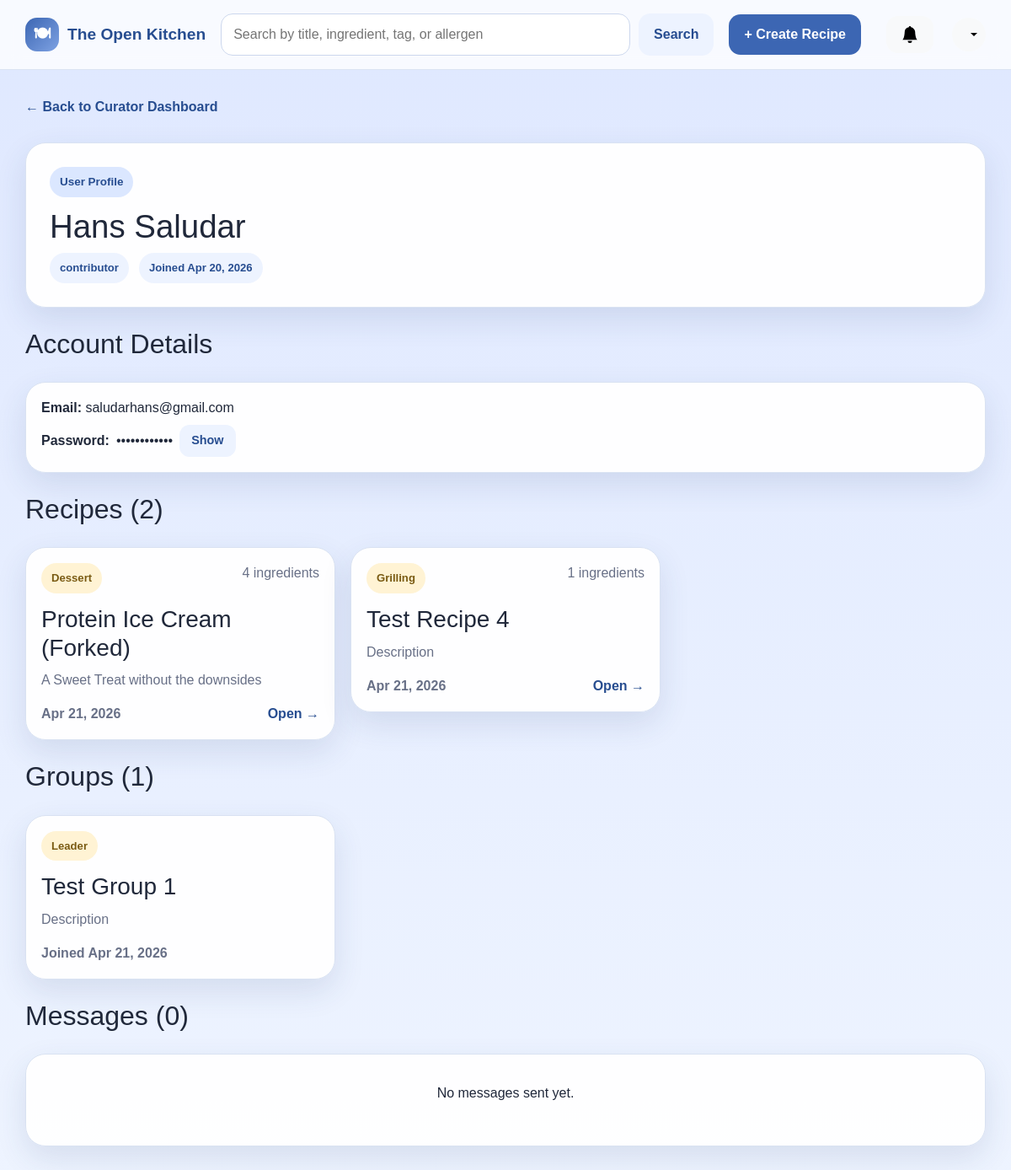
The page /curator/user/3 (signed in) on the database as committed earlier.
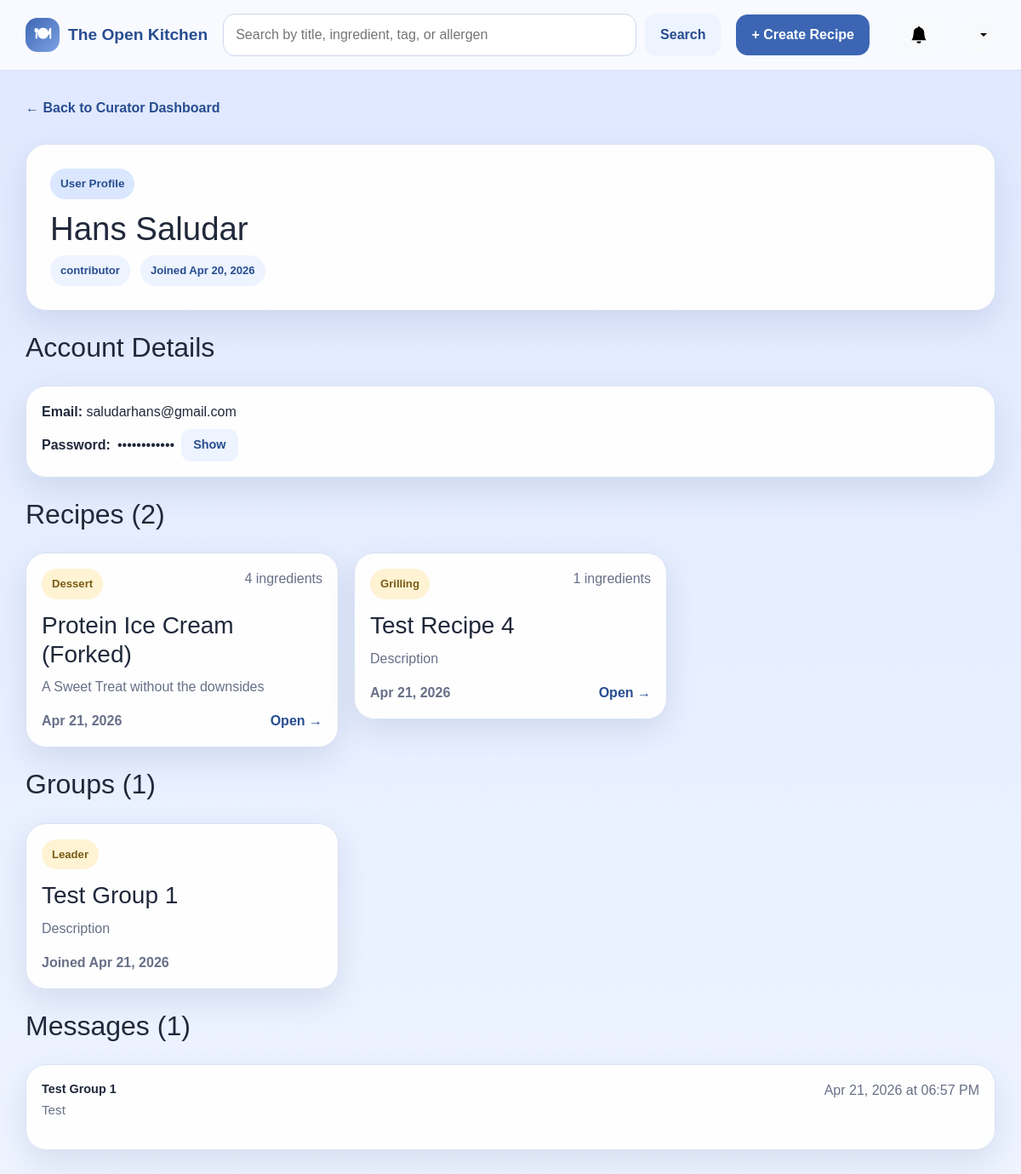
The same page on the database as committed later.
### app/models.py (models this page shows, shortened)
class Category(db.Model):
    __tablename__ = 'categories'
    id = db.Column(db.Integer, primary_key=True)
    name = db.Column(db.String(32), unique=True, nullable=False)

class Recipe(db.Model):
    __tablename__ = 'recipes'
    id = db.Column(db.Integer, primary_key=True)
    authorID = db.Column(db.Integer, db.ForeignKey('users.id'), nullable=False)
    title = db.Column(db.String(150), nullable=False)
    description = db.Column(db.Text, nullable=True)
    instructions = db.Column(db.Text, nullable=False)
    forkedFrom = db.Column(db.Integer, db.ForeignKey('recipes.id'), nullable=True)
    baseServings = db.Column(db.Integer, nullable=False)
    prepTime = db.Column(db.Integer, nullable=True)
    cookTime = db.Column(db.Integer, nullable=True)
    dateCreated = db.Column(db.DateTime, nullable=False, default=datetime.now)
    ingredients = db.relationship('Ingredient', backref='recipe', lazy=True, cascade='all, delete-orphan')
    categories = db.relationship('RecipeCategory', backref='recipe', lazy=True, cascade='all, delete-orphan')
    dietary_tags = db.relationship('RecipeDietaryTag', backref='recipe', lazy=True, cascade='all, delete-orphan')
    allergens = db.relationship('RecipeAllergen', backref='recipe', lazy=True, cascade='all, delete-orphan')

class Group(db.Model):
    __tablename__ = 'groups'
    id = db.Column(db.Integer, primary_key=True)
    leaderID = db.Column(db.Integer, db.ForeignKey('users.id'), nullable=False)
    name = db.Column(db.String(100), nullable=False)
    description = db.Column(db.Text)
    dateCreated = db.Column(db.DateTime, nullable=False)
    members = db.relationship('GroupMember', backref='group', lazy=True)
    messages = db.relationship('GroupMessage', backref='group', lazy=True)

class GroupMember(db.Model):
    __tablename__ = 'group_members'
    id = db.Column(db.Integer, primary_key=True)
    groupID = db.Column(db.Integer, db.ForeignKey('groups.id'), nullable=False)
    userID = db.Column(db.Integer, db.ForeignKey('users.id'), nullable=False)
    dateJoined = db.Column(db.DateTime, nullable=False)
    user = db.relationship('User', backref='memberships', lazy=True)

class GroupMessage(db.Model):
    __tablename__ = 'group_messages'
    id = db.Column(db.Integer, primary_key=True)
    groupID = db.Column(db.Integer, db.ForeignKey('groups.id'), nullable=False)
    senderID = db.Column(db.Integer, db.ForeignKey('users.id'), nullable=False)
    content = db.Column(db.Text, nullable=False)
    dateSent = db.Column(db.DateTime, nullable=False)
    sender = db.relationship('User', foreign_keys=[senderID])

### app/routes.py (the view)
@app.route('/curator/user/<int:user_id>')
@login_required
def curator_user_profile(user_id):
    user = get_current_user()
    if not user or user.role != 'curator':
        return redirect(url_for('dashboard'))
    profile = User.query.get_or_404(user_id)
    recipes = Recipe.query.filter_by(authorID=user_id).order_by(Recipe.dateCreated.desc()).all()
    memberships = GroupMember.query.filter_by(userID=user_id).all()
    messages = GroupMessage.query.filter_by(senderID=user_id).order_by(GroupMessage.dateSent.desc()).all()
    return render_template('curator/user_profile.html',
                           profile=profile,
                           recipes=[_recipe_card_data(r) for r in recipes],
                           memberships=memberships,
                           messages=messages)

### app/routes.py (called while the page is built)
def login_required(f):
    @wraps(f)
    def decorated_function(*args, **kwargs):
        if 'user_id' not in session:
            flash('Please log in to access this page.', 'warning')
            return redirect(url_for('login'))
        return f(*args, **kwargs)
    return decorated_function

def get_current_user():
    if 'user_id' in session:
        return User.query.get(session['user_id'])
    return None

def current_user_id():
    return session.get('user_id')

def _get_avg_rating(recipe_id):
    result = db.session.query(func.avg(Rating.stars), func.count(Rating.id)).filter_by(recipeID=recipe_id).one()
    avg = round(result[0], 1) if result[0] else None
    count = result[1]
    return avg, count

def _get_notifications():
    uid = current_user_id()
    if uid is None:
        return []
    return Notification.query.filter_by(userID=uid).order_by(Notification.dateCreated.desc()).all()

@app.context_processor
def inject_notifications():
    notifications = _get_notifications()
    has_unread = any(not n.isRead for n in notifications)
    return dict(notifications=notifications, has_unread=has_unread)

### app/templates/curator/user_profile.html (shortened to what this page needs)
{% extends "base.html" %}
{% block content %}
<a href="{{ url_for('curator_dashboard') }}" class="back-link">← Back to Curator Dashboard</a>
<section class="hero-card mt-3">
    <div>
        <span class="eyebrow">User Profile</span>
        <h1>{{ profile.firstName }} {{ profile.lastName }}</h1>
        <div class="pill-row mt-2">
            <span class="pill">{{ profile.role }}</span>
            <span class="pill">Joined {{ profile.dateCreated.strftime('%b %d, %Y') }}</span>
        </div>
    </div>
</section>
<section class="section-head mt-4">
    <div><h2>Account Details</h2></div>
</section>
<article class="recipe-card mb-4">
    <div class="mb-2">
        <span class="fw-semibold">Email: </span>{{ profile.email }}
    </div>
    <div class="d-flex align-items-center gap-2">
        <span class="fw-semibold">Password: </span>
        <span id="passwordHidden">••••••••••••</span>
        <button class="btn btn-secondary btn-sm" onclick="togglePassword()">Show</button>
    </div>
</article>
<section class="section-head mt-4">
    <div>
        <h2>Recipes ({{ recipes|length }})</h2>
    </div>
</section>
{% if recipes %}
<div class="card-grid">
    {% for item in recipes %}
    <a href="{{ url_for('view_recipe', recipe_id=item.recipe.id) }}" class="recipe-card-link">
        <article class="recipe-card">
            <div class="recipe-card-top">
                <span class="mini-pill">{{ item.category_names[0] if item.category_names else 'Recipe' }}</span>
                <span class="muted-small">{{ item.ingredient_count }} ingredients</span>
            </div>
            <h3>{{ item.recipe.title }}</h3>
            <p>{{ item.recipe.description or 'No description.' }}</p>
            <div class="recipe-card-footer">
                <span class="muted-small">{{ item.recipe.dateCreated.strftime('%b %d, %Y') }}</span>
                <span>Open →</span>
            </div>
        </article>
    </a>
    {% endfor %}
</div>
{% else %}
<div class="empty-state"><p>No recipes created yet.</p></div>
{% endif %}
<section class="section-head mt-4">
    <div><h2>Groups ({{ memberships|length }})</h2></div>
</section>
{% if memberships %}
<div class="card-grid">
    {% for m in memberships %}
    <article class="recipe-card">
        <div class="recipe-card-top">
            <span class="mini-pill">{{ 'Leader' if m.group.leaderID == profile.id else 'Member' }}</span>
        </div>
        <h3>{{ m.group.name }}</h3>
        <p>{{ m.group.description or 'No description.' }}</p>
        <div class="recipe-card-footer">
            <span class="muted-small">Joined {{ m.dateJoined.strftime('%b %d, %Y') }}</span>
        </div>
    </article>
    {% endfor %}
</div>
{% else %}
<div class="empty-state"><p>Not in any groups yet.</p></div>
{% endif %}
<section class="section-head mt-4">
    <div><h2>Messages ({{ messages|length }})</h2></div>
</section>
{% if messages %}
<article class="recipe-card">
    {% for msg in messages %}
    <div class="mb-3">
        <div class="d-flex justify-content-between">
            <span class="fw-semibold" style="font-size:.9rem;">{{ msg.group.name }}</span>
            <span class="muted-small">{{ msg.dateSent.strftime('%b %d, %Y at %I:%M %p') }}</span>
        </div>
        <p class="mb-0" style="font-size:.95rem;">{{ msg.content }}</p>
    </div>
    {% endfor %}
</article>
{% else %}
<div class="empty-state"><p>No messages sent yet.</p></div>
{% endif %}
{% endblock %}

Rows that differ between the two databases and show on the page:
added GroupMessage: group.name "Test Group 1", dateSent "Apr 21, 2026 at 06:57 PM", content "Test"
Other text that changed with them:
{{ messages|length }}: "0" → "1"
text no longer shown: "No messages sent yet."
